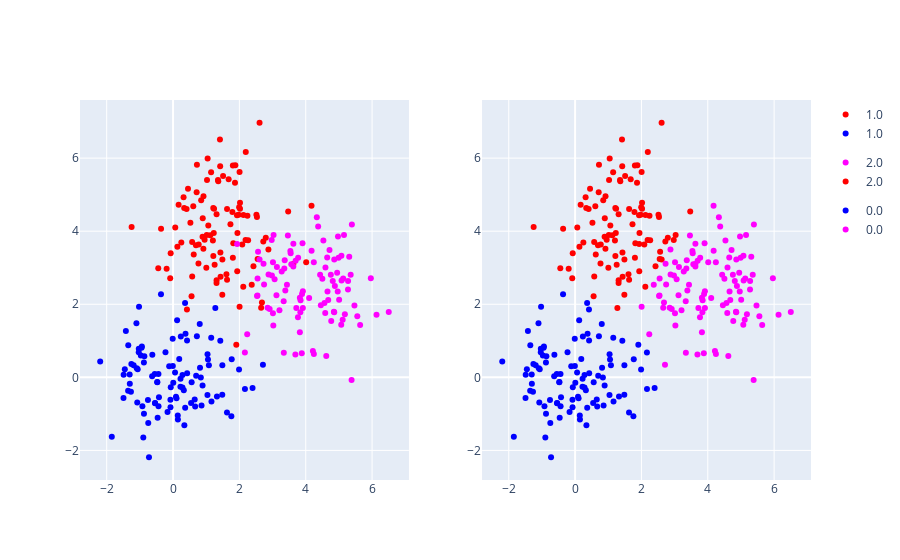

This figure's notebook cell:
### Code cell
fig = make_subplots(rows=1, cols=2, column_widths=[600,600], row_heights=[600])

# 注意，这里 用于分组的 group 和 cluster 都是分类变量，所以返回的 fig1 和 fig2 里，都有 3 条 trace，对应于三个簇
fig1 = px.scatter(data_frame=X_y, x='x1', y='x2',color='group', color_discrete_sequence=["red", "magenta", "blue"])
fig2 = px.scatter(data_frame=X_cluster, x='x1', y='x2', color='cluster', color_discrete_sequence=["red", "magenta", "blue"])

# 这里不能使用 add_trace 方法，
fig.add_traces(fig1.data, rows=1, cols=1)
fig.add_traces(fig2.data, rows=1, cols=2)
# fig.update(width=800, height=600)

fig.show()
